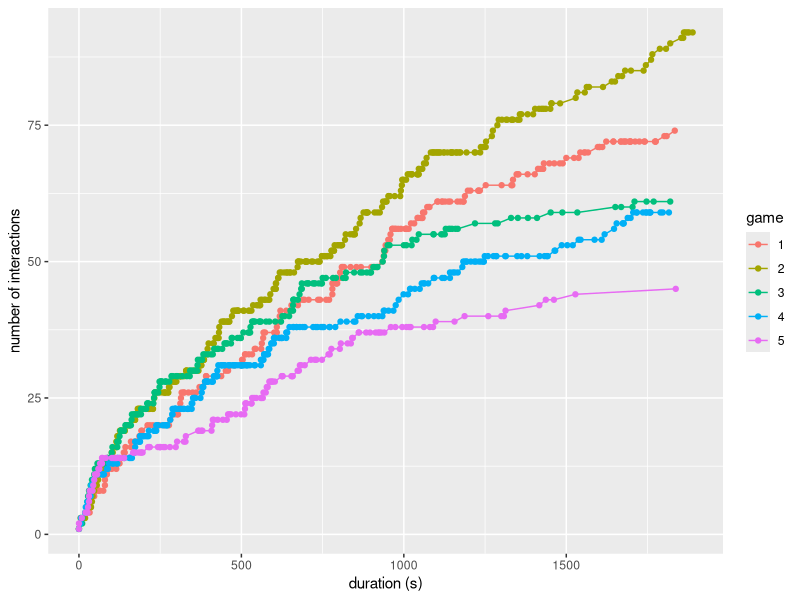
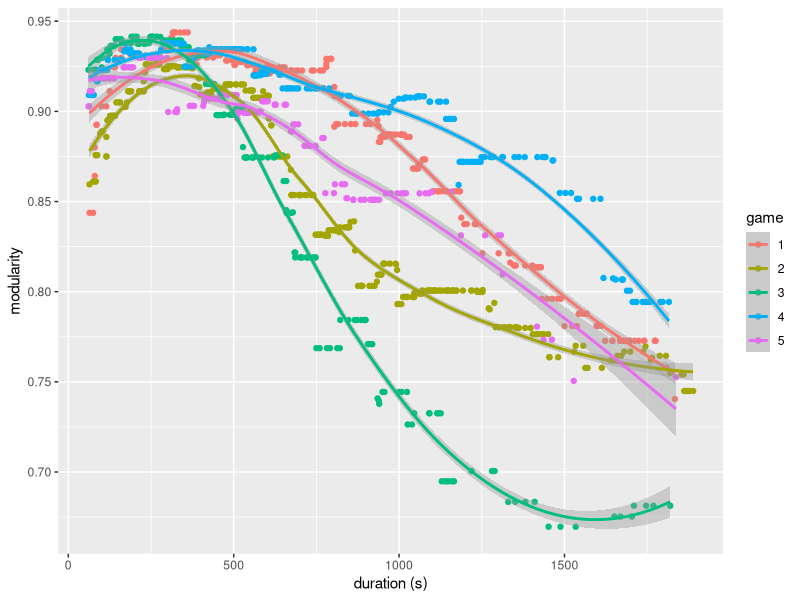
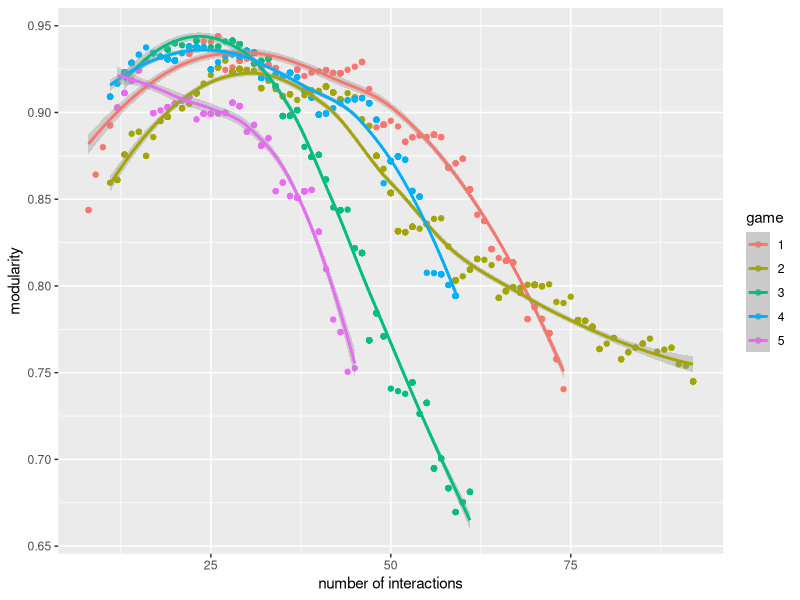
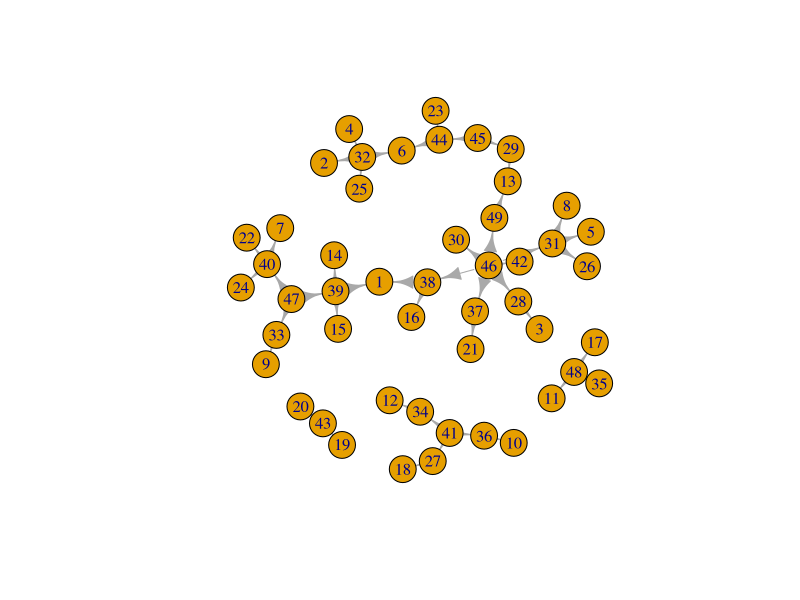

The R script that drew these images, in order:
library(dplyr)
library(ggplot2)
library(readr)
library(tidyr)
library(igraph)


##### get networks #####

trophic_data <- read_csv("data/raw/Cleaned_Ressources_Anonymous.csv") 

# remove row names
trophic_data <- trophic_data %>% select(-"...1")

# check data
head(trophic_data)


# filter games and get temporal networks
make_networks <- function(gameid) {
  
  # select game and compute duration
  game <- trophic_data %>% 
    filter(!is.na(ressource_id), Game_ID == gameid)  %>% 
    mutate(duration = time - min(time)) %>%
    arrange(duration)
  
  # get consumer names
  players_game <- game %>% 
    group_by(player_name) %>% 
    summarize() %>% 
    rename(id = player_name)
  
  # get resource name
  patches_game <- game %>% 
    group_by(ressource_id) %>% 
    summarize() %>% 
    rename(id = ressource_id) 
  
  # get individuals name
  id <- unique(rbind(players_game, patches_game)) %>% 
    arrange(id)
  
  # get number of individuals
  n <- nrow(id)

  # make initial network
  Ns <- array(0, dim = c(nrow(id), nrow(id), nrow(game)))
  
  # each matrix corresponds to a different time point
  n1 <- matrix(0, nrow = n, ncol = n)
  Ns[,,1] = n1
  
  # add interactions one at a time 
  for (a in 1:nrow(game)) {
  
    i <- which(id == as.character(game[a, "player_name"]))
    j <- which(id == as.character(game[a, "ressource_id"]))
    
    n1[i,j] <- 1
    
    Ns[,,a] <- n1
  }
  
  return(list(Ns = Ns, duration = game$duration))
}


##### compute measures #####

# compute number of interactions (herbivory and predatory)
count_links <- function(game) {
  
  links <- rep(0, length(game$duration))

  for (a in 1:length(game$duration)) {
    links[a] <- sum(game$Ns[,,a])
  }
  return(links)
}


# compute modularity 
measure_modularity <- function(game) {
  
  mod <- rep(0, length(game$duration))
  
  for (a in 1:length(game$duration)) {
    # make graph (and remove nodes without interactions)
    N <- graph_from_adjacency_matrix(game$Ns[,,a])
    N <- delete.vertices(simplify(N), degree(N)==0)
    # get clusters that maximize modularity and compute modularity
    communities <- cluster_walktrap(N)
    mod[a] <- modularity(N, membership = communities$membership)
  }
  return(mod)
}

df <- data.frame()

for (i in 1:5) {
  
  # generate networks for game i and get durations at which observations were observed
  game <- make_networks(i)
  duration <- game$duration
  
  # make graphs
  
  # compute number of links through time
  links <- count_links(game)
  
  # compute modularity through time
  mod <- measure_modularity(game)
  
  # add rows to dataframe
  df <- rbind(df, data.frame(duration = duration, 
                             links = links, 
                             mod = mod,
                             game = rep(i, length(duration))))
}

df <- df %>% 
  mutate(duration = as.numeric(duration), game = as.factor(game))

##### visualize data ##### 

# number of interactions through time
ggplot(df, aes(x = duration, y = links, col = game)) +
  geom_line(lw = 1) +
  geom_point() + 
  xlab("duration (s)") +
  ylab("number of interactions")

# modularity through time (start after 1 min)
ggplot(df %>% filter(duration > 60), aes(x = duration, y = mod, col = game)) +
  geom_point() + 
  geom_smooth() +
  xlab("duration (s)") +
  ylab("modularity")

# modularity vs number of interactions (start after 1 min)
ggplot(df %>% filter(duration > 60), aes(x = links, y = mod, col = game)) +
  geom_point() + 
  geom_smooth() +
  xlab("number of interactions") +
  ylab("modularity")




## igraph

net_148 <- graph_from_adjacency_matrix(game$Ns[,,148])
plot(net_148)


